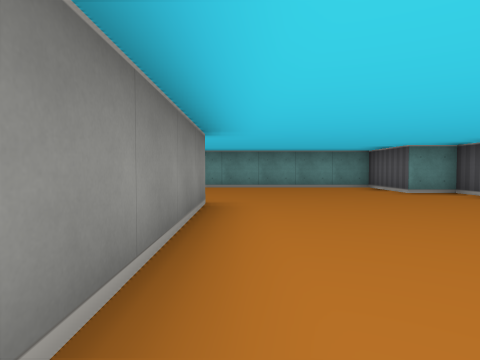
view 1 (above)

12 first-person views from a walk through a cub3D maze. The camera is about half as high as the walls, tilts 2° down and sees 75° across. The floor is counted in squares. Each view is taken from the middle of a square. On the plan, view 1 faces up. The plan holds only what a view shows up to about 9 squares ahead; the rest is blank. The place goes on beyond the plan.

view 2
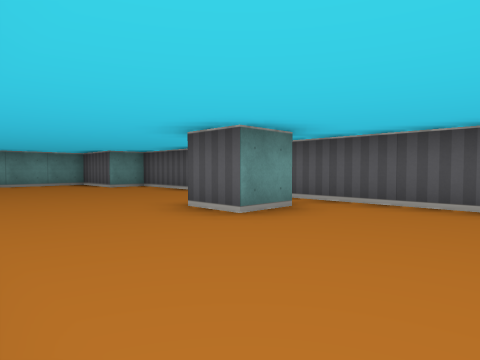

view 3
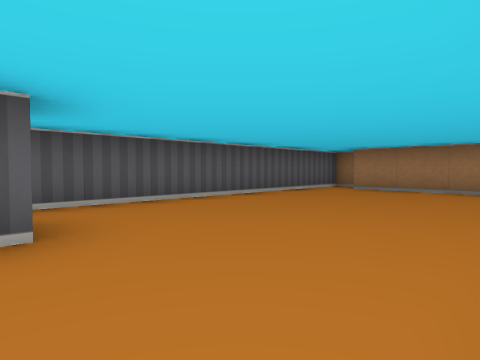

view 4
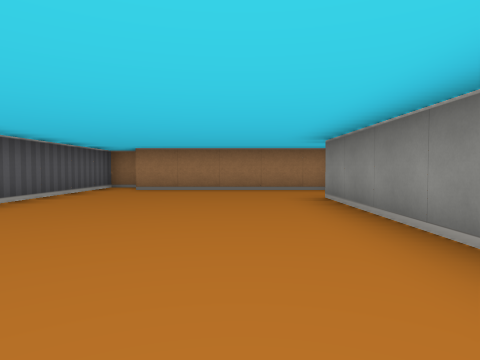

view 5
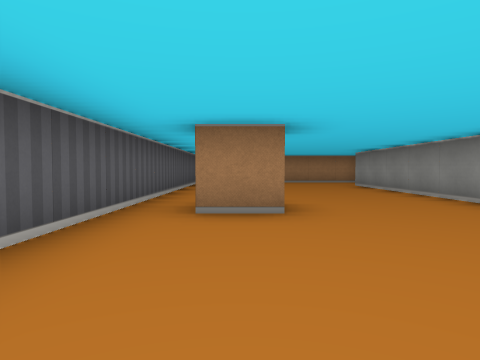

view 6
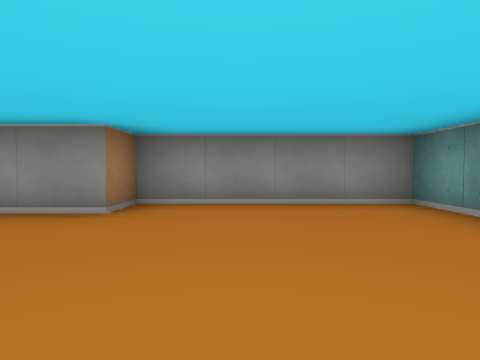

view 7
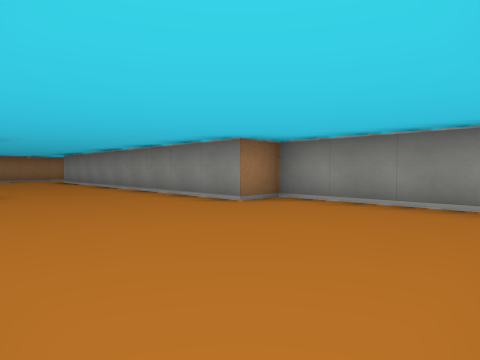

view 8
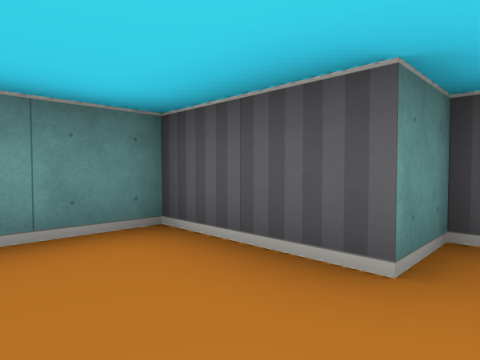

view 9
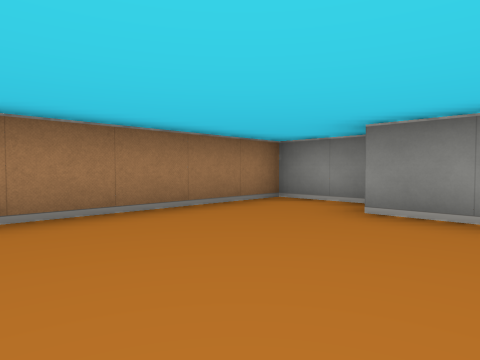

view 10
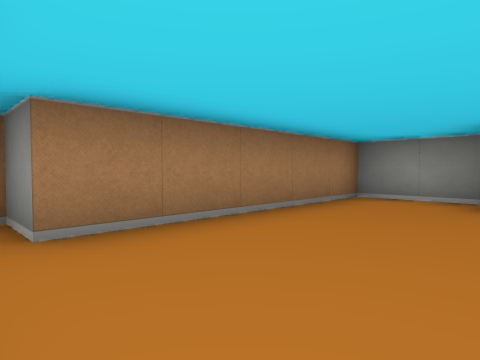

view 11
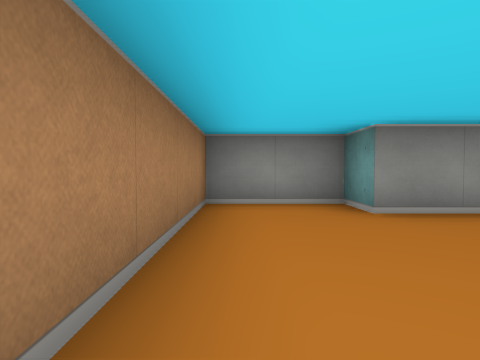

view 12
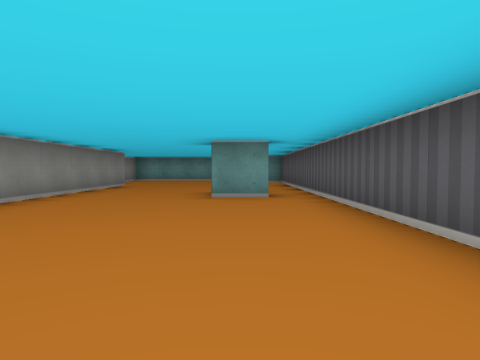

### Floor plan
Points are (right, up) in squares from view 1. A wall is a line through its corners. A room is listed if a view was taken in it or the views show most of it. See-through windows are left out.
Room 1 (views 1, 2, 3, 4, 5, 6, 7, 8, 9, 10, 11, 12)
walls: (3.6, 0.5) (2.5, 0.5) (2.5, 1.5) (3.5, 1.5); (-0.5, 4.5) (-0.5, -4.5) (-1.5, -4.5) (-1.5, -6.5) (3.5, -6.5) (3.5, -7.5) (4.5, -7.5) (4.5, 6.5) (3.5, 6.5) (3.5, 8.5) (-1.5, 8.5) (-1.5, 4.5) (-0.5, 4.5)

Where each view was taken, in squares from view 1:
view 1: 0 up, 0 right, facing up
view 2: 2 down, 0 right, facing up-right
view 3: 1 up, 0 right, facing down-right
view 4: 1 up, 1 right, facing down
view 5: 5 up, 3 right, facing down
view 6: 6 up, 3 right, facing left
view 7: 8 up, 3 right, facing down-left
view 8: 6 up, 2 right, facing up-right
view 9: 3 down, 3 right, facing down-left
view 10: 4 down, 4 right, facing down-left
view 11: 6 down, 3 right, facing left
view 12: 5 down, 3 right, facing up
